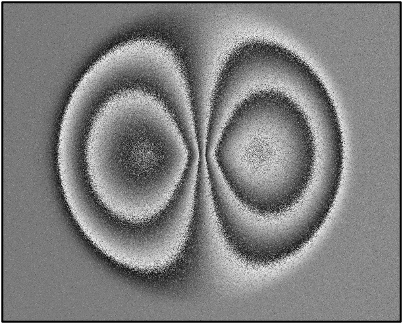
#> input picture 6_applications_shearography/shearogramm.png, 402 x 324 px
$ jupyter execute --allow-errors sift_shearogram.ipynb
#> lines starting #> are read from the running program, lines starting #| are printed output that depends on the picture
<h1> SIFT applied on a shearogram </h1>

[cell 1]
# import python modules
import matplotlib.pyplot as plt

from skimage import data
from skimage import transform
from skimage.color import rgb2gray, rgba2rgb
from skimage.feature import match_descriptors, plot_matches, SIFT

SIFT on single shearogram

Figure 6.9

[cell 2]
image = plt.imread('shearogramm.png')
#> image is the input picture: shape (324, 402, 4) float32; mean R, G, B, A 0.486, 0.486, 0.486, 0.989
image = rgba2rgb(image)
#> image: shape (324, 402, 3) float32
image = rgb2gray(image)
#> image: shape (324, 402) float32
img1 = image
img2 = transform.rotate(img1, 180)
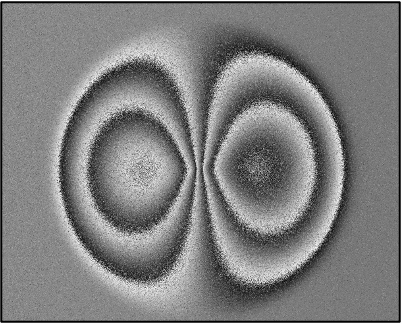
#> img2: shape (324, 402) float32; min 0, max 1, mean 0.497
tform = transform.AffineTransform(scale=(1.3, 1.1), rotation=0.5,
                                  translation=(0, -200))
img3 = transform.warp(img1, tform)
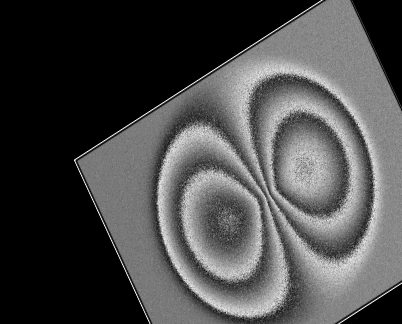
#> img3: shape (324, 402) float32; min 0, max 0.999, mean 0.293

descriptor_extractor = SIFT()

descriptor_extractor.detect_and_extract(img1)
keypoints1 = descriptor_extractor.keypoints
descriptors1 = descriptor_extractor.descriptors

descriptor_extractor.detect_and_extract(img2)
keypoints2 = descriptor_extractor.keypoints
descriptors2 = descriptor_extractor.descriptors

descriptor_extractor.detect_and_extract(img3)
keypoints3 = descriptor_extractor.keypoints
descriptors3 = descriptor_extractor.descriptors

matches12 = match_descriptors(descriptors1, descriptors2, max_ratio=0.6,
                              cross_check=True)
matches13 = match_descriptors(descriptors1, descriptors3, max_ratio=0.6,
                              cross_check=True)
fig, ax = plt.subplots(nrows=2, ncols=2, figsize=(14, 8))

plt.gray()

plot_matches(ax[0, 0], img1, img2, keypoints1, keypoints2, matches12)
#> (this line was passed over: skimage is not available in this run)
ax[0, 0].axis('off')
ax[0, 0].set_title("Original Image vs. Flipped Image\n"
                   "(all keypoints and matches)")

plot_matches(ax[1, 0], img1, img3, keypoints1, keypoints3, matches13)
#> (this line was passed over: skimage is not available in this run)
ax[1, 0].axis('off')
ax[1, 0].set_title("Original Image vs. Transformed Image\n"
                   "(all keypoints and matches)")

plot_matches(ax[0, 1], img1, img2, keypoints1, keypoints2, matches12[::15],
             only_matches=True)
#> (this line was passed over: skimage is not available in this run)
ax[0, 1].axis('off')
ax[0, 1].set_title("Original Image vs. Flipped Image\n"
                   "(subset of matches for visibility)")

plot_matches(ax[1, 1], img1, img3, keypoints1, keypoints3, matches13[::15],
             only_matches=True)
#> (this line was passed over: skimage is not available in this run)
ax[1, 1].axis('off')
ax[1, 1].set_title("Original Image vs. Transformed Image\n"
                   "(subset of matches for visibility)")

plt.tight_layout()
plt.savefig('sift_shear')
plt.show()
